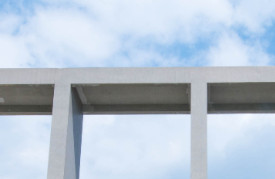
#> input picture chapter8/bridge.jpg, 275 x 179 px
$ python test8-3.py
#> lines starting #> are read from the running program, lines starting #| are printed output that depends on the picture; after the words box and inside, x2 and y2 are one past the last pixel; in counts of white or black regions, pixels touching at a corner belong together
#test8-3.py：Shi-Tomasi角检测
import cv2
import numpy as np
import matplotlib.pyplot as plt
img = cv2.imread('bridge.jpg')                    #打开图像，默认BGR格式
#> img is the input picture: shape (179, 275, 3); mean B, G, R 211.5, 196.7, 183.5
gray = cv2.cvtColor(img,cv2.COLOR_BGR2GRAY)     #转换为灰度图像
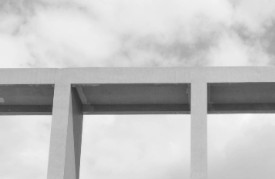
#> gray: shape (179, 275); min 48, max 248, mean 194.4
gray = np.float32(gray)                         #转换为浮点类型
corners = cv2.goodFeaturesToTrack(gray,20,0.1,100)#检测角，最多20个
#> corners = [[84, 115], [207, 83]]
corners = np.int0(corners)                          #转换为整型
for i in corners:
    x,y = i.ravel()
    cv2.circle(img,(x,y),4,(0,0,255),-1)        #用圆点标注找到的角，红色
#> this loop made 2 passes
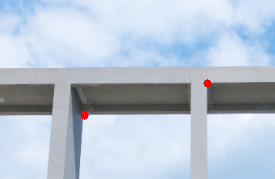
#> img: shape (179, 275, 3); 0.2% of pixels changed, all inside (x1, y1, x2, y2) = (80, 79, 212, 120)
img = cv2.cvtColor(img,cv2.COLOR_BGR2RGB)       #转换为RGB格式
plt.imshow(img)
plt.axis('off')
plt.show()                                      #显示检测结果
